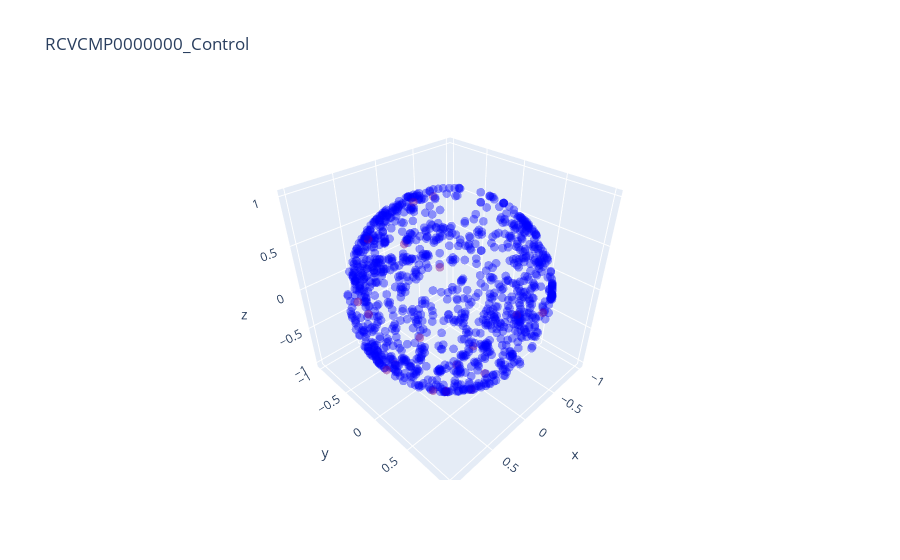

Source (notebook cell):
### Code cell
fig = go.Figure(
    data=[
        go.Scatter3d(
            x=graph_layout_data["x_norm"],
            y=graph_layout_data["y_norm"],
            z=graph_layout_data["z_norm"],
            mode="markers",
            marker=dict(size=3, opacity=0.4, colorscale="bluered"),
            marker_color=graph_layout_data["CD50"],
        ),
    ]
)
fig.update_layout(title=component)
fig.show()

### Figure 1 — Plotly figure (JSON) as saved in the notebook; plotly's stock layout.template omitted (floating-point values rounded to 4 significant figures; data arrays with more than 128 entries replaced by an {"elided": "..."} marker saying what was removed)
{"data": [{"marker": {"color": {"elided": "1200 int values"}, "colorscale": [[0, "rgb(0,0,255)"], [1, "rgb(255,0,0)"]], "opacity": 0.4, "size": 3}, "mode": "markers", "type": "scatter3d", "x": {"elided": "1200 float values"}, "y": {"elided": "1200 float values"}, "z": {"elided": "1200 float values"}}], "layout": {"title": {"text": "RCVCMP0000000_Control"}}}
